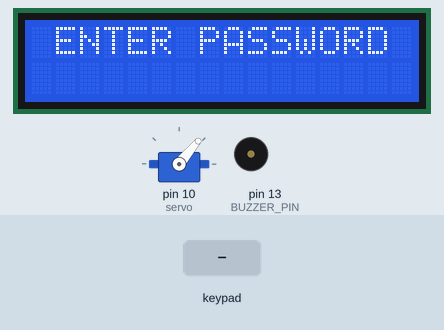
Simulated run of this sketch. Board: Arduino Uno, built with avr-gcc and run on an emulated ATmega328P. Shown: 16×2 character LCD, servo, buzzer (waves = sounding). The test bench sets the inputs (shaded band). What the sketch prints to the serial monitor is not drawn.

Above: at 3.7 s.
3.8 s: keypad keys 4 3 2 1 D pressed 0.4 s apart
At 6.1 s:
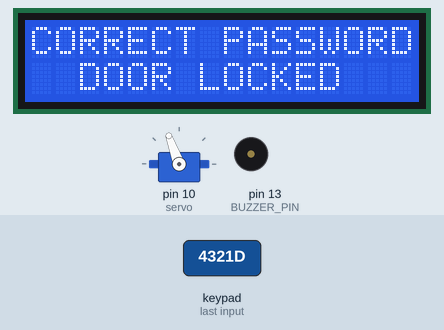
7.3 s: key 'D' pressed
At 9.4 s:
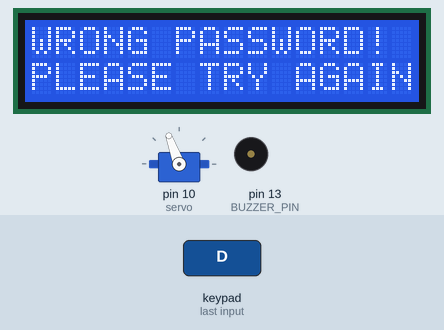
9.7 s: keypad keys 4 3 2 1 D pressed 0.4 s apart
At 11.9 s:
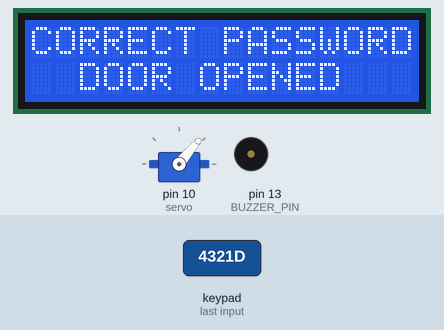
13.2 s: key 'C' pressed
At 14.8 s:
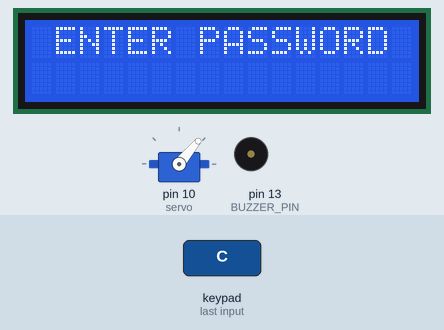
15.1 s: keypad keys 2 3 4 5 D pressed 0.4 s apart
At 15.33 s:
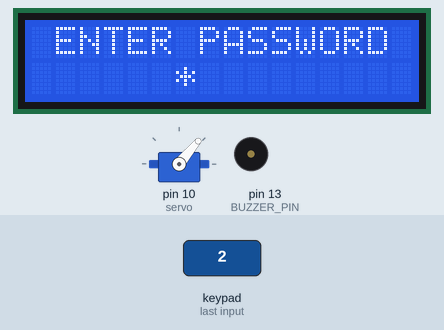
18.8 s: key '9' pressed
At 19.8 s:
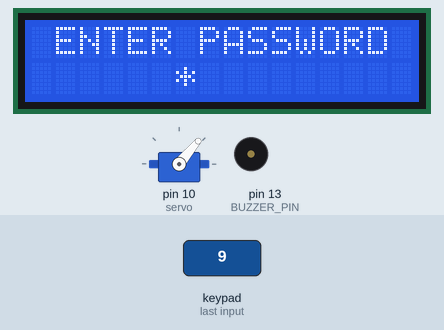
Timing chart, 0 to 21.4 s (numbered marks = the images above; inputs shaded):
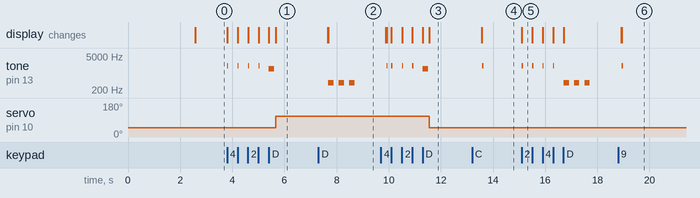

Measured:
- after the input at 3.8 s, tone on pin 13 (BUZZER_PIN): plays 2000 Hz for 0.05 s, 2000 Hz for 0.05 s, 2000 Hz for 0.05 s, 2000 Hz for 0.05 s, 1500 Hz for 0.20 s, starting at once; servo on pin 10 (servo): 50° → 110° after 1.9 s; the display: first changes at once (image 1 shows a later state)
- after the input at 7.3 s, tone on pin 13 (BUZZER_PIN): alternates 400 Hz for 0.20 s and silent for 0.20 s, 6 changes in all, then stays silent, starting after 0.39 s; the display: first differs from a run without the input after 0.39 s (image 2)
- after the input at 9.7 s, tone on pin 13 (BUZZER_PIN): plays 2000 Hz for 0.05 s, 2000 Hz for 0.05 s, 2000 Hz for 0.05 s, 2000 Hz for 0.05 s, 1500 Hz for 0.20 s, starting after 0.21 s; servo on pin 10 (servo): 110° → 50° after 1.9 s; the display: first differs from a run without the input after 0.21 s (image 3 shows a later state)
- after the input at 13.2 s, tone on pin 13 (BUZZER_PIN): silent → 2000 Hz after 0.38 s, → silent 0.05 s later
- after the input at 15.1 s, tone on pin 13 (BUZZER_PIN): plays 2000 Hz for 0.05 s, 2000 Hz for 0.05 s, 2000 Hz for 0.05 s, 2000 Hz for 0.05 s, 400 Hz for 0.20 s, 400 Hz for 0.20 s … (7 notes in this stretch), starting at once; the display: changes at once (image 5)
- after the input at 18.8 s, tone on pin 13 (BUZZER_PIN): silent → 2000 Hz after 0.14 s, → silent 0.05 s later; the display: first differs from a run without the input after 0.14 s (image 6)

The sketch:

g_keypad_door_lock_code.ino
```cpp
#include <Servo.h>
#include <LiquidCrystal.h>
#include <Keypad.h>

#define BUZZER_PIN 13
#define PASSWORD_LENGTH 4 // 4-digit password

const char TARGET_PASSWORD[] = "4321";
char guessedPassword[PASSWORD_LENGTH + 1]; // +1 for null terminator '\0'
byte currentLength = 0;
byte cursorColumn = 6;
bool isDoorOpen = true; // Starts unlocked at servo angle 50

const byte ROWS = 4;
const byte COLS = 4;

// Note: Check Serial Monitor when pressing keys!
// Standard 4x4 keypads usually start with '1','2','3','A' on row 0.
// Keep your layout below ONLY if your wiring reverses the rows/columns.
char keys[ROWS][COLS] = {
  {'D', 'C', 'B', 'A'},
  {'#', '9', '6', '3'},
  {'0', '8', '5', '2'},
  {'*', '7', '4', '1'}
};

byte rowPins[ROWS] = {2, 3, 4, 5};
byte colPins[COLS] = {6, 7, 8, 9};

Keypad keypad = Keypad(makeKeymap(keys), rowPins, colPins, ROWS, COLS);

const int rs = 12, en = 11, d4 = A0, d5 = A1, d6 = A2, d7 = A3;
LiquidCrystal lcd(rs, en, d4, d5, d6, d7);

Servo servo;

void setup() {
  Serial.begin(9600);
  pinMode(BUZZER_PIN, OUTPUT);

  // Initialize LCD BEFORE servo to avoid startup voltage drop issues
  lcd.begin(16, 2);
  lcd.setCursor(3, 0);
  lcd.print("WELCOME TO");
  lcd.setCursor(0, 1);
  lcd.print("DOOR LOCK SYSTEM");

  // Initialize Servo
  servo.attach(10);
  servo.write(50); // Unlocked position

  delay(2500);
  showPrompt();
}

void loop() {
  char key = keypad.getKey();

  if (key != NO_KEY) {
    Serial.print("Key pressed: ");
    Serial.println(key); // Helpful for checking keypad orientation!

    // Short keypress feedback beep
    tone(BUZZER_PIN, 2000, 50);

    if (key == 'C') {
      resetInput();
      showPrompt();
    } else if (key == 'D') {
      checkPassword();
    } else {
      processKey(key);
    }
  }
}

void processKey(char key) {
  if (currentLength < PASSWORD_LENGTH) {
    lcd.setCursor(cursorColumn, 1);
    lcd.print("*");
    cursorColumn++;

    guessedPassword[currentLength] = key;
    currentLength++;
    guessedPassword[currentLength] = '\0'; // Keep string null-terminated
  }
}

void checkPassword() {
  lcd.clear();

  if (strcmp(guessedPassword, TARGET_PASSWORD) == 0) {
    // Success beep
    tone(BUZZER_PIN, 1500, 200);
    delay(250);

    if (isDoorOpen) {
      servo.write(110); // Lock door
      isDoorOpen = false;
      lcd.setCursor(0, 0);
      lcd.print("CORRECT PASSWORD");
      lcd.setCursor(2, 1);
      lcd.print("DOOR LOCKED");
    } else {
      servo.write(50);  // Open door
      isDoorOpen = true;
      lcd.setCursor(0, 0);
      lcd.print("CORRECT PASSWORD");
      lcd.setCursor(2, 1);
      lcd.print("DOOR OPENED");
    }
    delay(2000);
  } else {
    // Error alarm (3 low beeps)
    lcd.setCursor(0, 0);
    lcd.print("WRONG PASSWORD!");
    lcd.setCursor(0, 1);
    lcd.print("PLEASE TRY AGAIN");

    for (int i = 0; i < 3; i++) {
      tone(BUZZER_PIN, 400, 200);
      delay(400);
    }
    delay(1000);
  }

  resetInput();
  showPrompt();
}

void resetInput() {
  currentLength = 0;
  guessedPassword[0] = '\0';
  cursorColumn = 6;
}

void showPrompt() {
  lcd.clear();
  lcd.setCursor(1, 0);
  lcd.print("ENTER PASSWORD");
}
```
